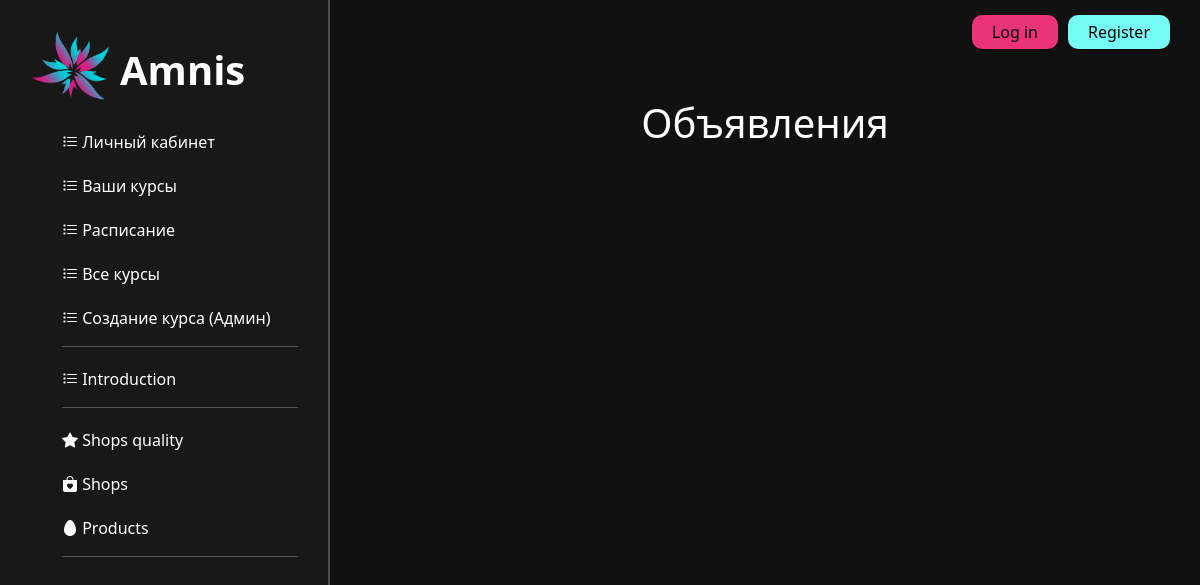
Before: /announcements with the older database file.
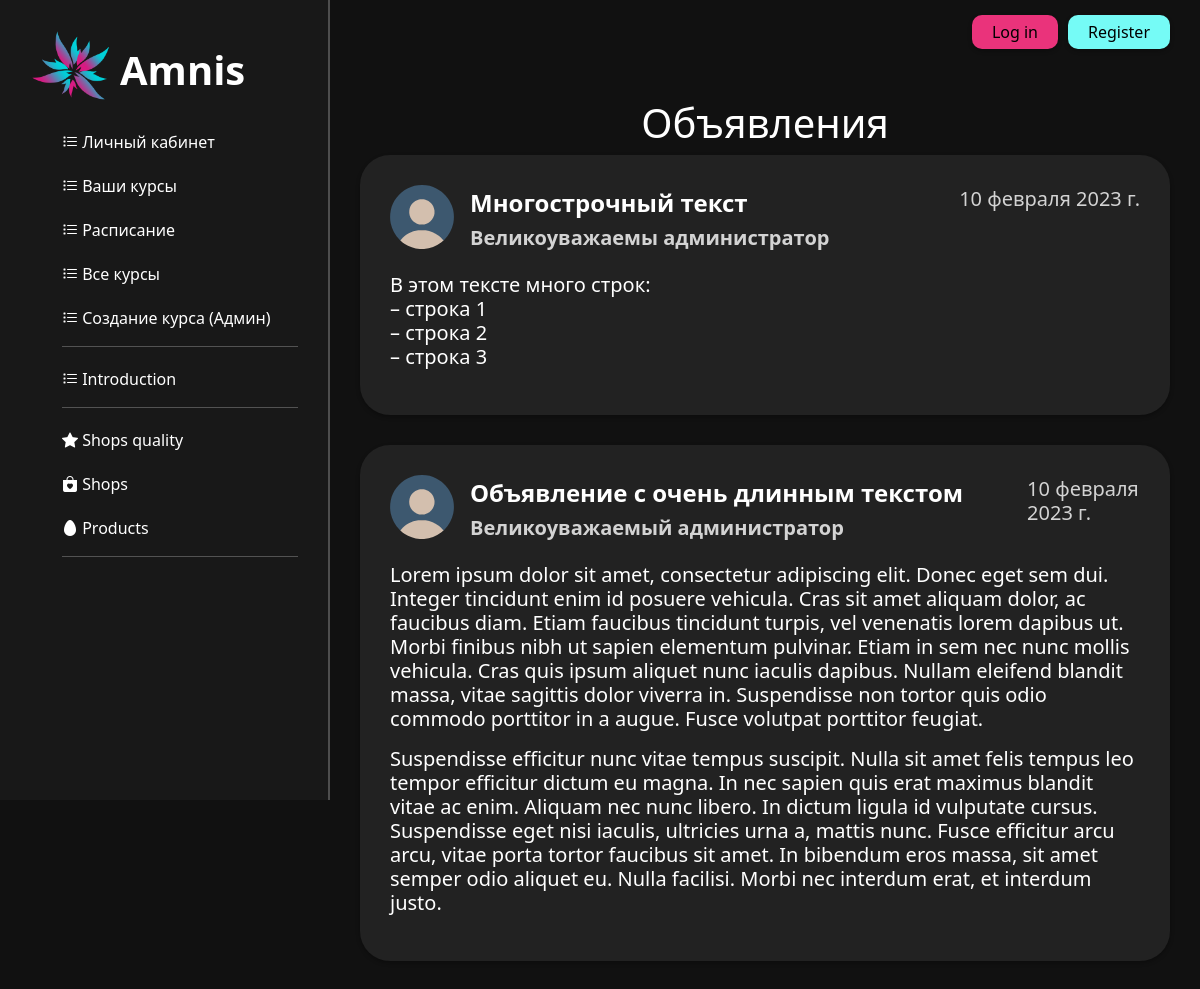
After: the same page with the newer database file.
### main/models.py (models this page shows)
class Announcement(models.Model):
    class Meta:
        verbose_name = "Объявление"
        verbose_name_plural = "Объявления"
    title = models.CharField("Title", max_length=50)
    date = models.DateField("Date")
    author = models.CharField("Author", max_length=50)
    text = models.TextField("Text")

### main/views.py (the view)
# urls.py: path('announcements', views.announcements, name="announcements"),
def announcements(request):
    role = get_role(request.user)
    data = reversed(Announcement.objects.all())
    return render(request, "main/announcements.html", {'role': role, "announcements": data})

### main/views.py (called while the page is built, shortened)
def get_role(user):
    template = ""
    return template

### main/templates/main/announcements.html (shortened to what this page needs)
{% load static %}
{% load l10n %}
<!doctype html>
<html lang="en">
<head>
    <link rel="stylesheet" href="https://cdn.jsdelivr.net/npm/bootstrap@5.2.3/dist/css/bootstrap.min.css">
    <link rel="stylesheet" href="https://cdn.jsdelivr.net/npm/bootstrap-icons@1.10.2/font/bootstrap-icons.css">
    <link rel="stylesheet" href="{% static 'main/css/common.css'%}">
    <link rel="stylesheet" href="{% static 'main/css/announcements.css'%}">
</head>
<body>
    {% include 'main/navigation.html' %}
    <div class="registration_panel">
        {% include 'main/registration_panel.html' %}
    </div>
    <div class="announcements_container main_section__announcements_container">
        <h1 class="announcements_text_title">Объявления</h1>
        {% for announcement in announcements %}
            <div class="announcements announcements_container__announcements">
                <div class="announcements_header">
                    <div class="announcements_avatar">
                        <img src="static/main/img/dummy_avatar.svg">
                    </div>
                    <div class="announcements_preview">
                        <div>
                            <div class="announcements_text_header">
                                <h5>{{announcement.title}}</h5>
                            </div>
                            <div class="announcements_author">
                                <h5>{{announcement.author}}</h5>
                            </div>
                        </div>
                        <div class="announcements_date">
                            <h5>{{announcement.date|localize}}</h5>
                        </div>
                    </div>
                </div>
                <div class="announcements_text">
                    <h5>{{announcement.text|linebreaks}}</h5>
                </div>
            </div>
        {% endfor %}
    </div>
</body>
</html>

### main/templates/main/navigation.html (shortened to what this page needs)
{% load static %}
<aside class="navigation_sidebar">
        <link rel="stylesheet" href="{% static 'main/css/navigation.css'%}">
        <img src="{% static 'main/img/logo.png' %}" alt="logo">
        <span class="logo">Amnis</span>
        <ul class="navigation_list navigation_sidebar__navigation_list">
            <a class="navigation_list_ref" href="{% url 'introduce' %}">
                <li class="navigation_list_element"><i class="bi bi-list-task"></i>  Личный кабинет</li>
            </a>
            <a class="navigation_list_ref" href="{% url 'introduce' %}">
                <li class="navigation_list_element"><i class="bi bi-list-task"></i>  Ваши курсы</li>
            </a>
            <a class="navigation_list_ref" href="{% url 'introduce' %}">
                <li class="navigation_list_element"><i class="bi bi-list-task"></i>  Расписание</li>
            </a>
            <a class="navigation_list_ref" href="{% url 'introduce' %}">
                <li class="navigation_list_element"><i class="bi bi-list-task"></i>  Все курсы</li>
            </a>
            <a class="navigation_list_ref" href="{% url 'introduce' %}">
                <li class="navigation_list_element"><i class="bi bi-list-task"></i>  Создание курса (Админ)</li>
            </a>
            <hr>
            <a class="navigation_list_ref" href="{% url 'introduce' %}">
                <li class="navigation_list_element"><i class="bi bi-list-task"></i>  Introduction</li>
            </a>
            <hr>
            <a class="navigation_list_ref" href="{% url 'table_show' 0 %}">
                <li class="navigation_list_element"><i class="bi bi-star-fill"></i>  Shops quality</li>
            </a>
            <a class="navigation_list_ref" href="{% url 'table_show' 1 %}">
                <li class="navigation_list_element"><i class="bi bi-bag-heart-fill"></i></i>  Shops</li>
            </a>
            <a class="navigation_list_ref" href="{% url 'table_show' 4 %}">
                <li class="navigation_list_element"><i class="bi bi-egg-fill"></i>  Products</li>
            </a>
            <hr>
        </ul>
</aside>

### main/templates/main/registration_panel.html
{% load static %}
<link rel="stylesheet" href="{% static 'main/css/registration_panel.css'%}">
<div class="registration_panel">
    {% if user.is_authenticated %}
    <div class="log_in_and_register">
        <div class="username_container">
            <p class="username_title username_container__username_title">Username</p>
            <a class="button1 button1_padding username_container__button1_modifier">{{user}}</a>
        </div>
        <div class="role_container">
            <p class="role_title role_container__role_title">Role</p>
            <a class="button1 button1_padding role_container__button1_modifier">{{role}}</a>
        </div>
        <div class="user_info_vert_line_container">
            <div class="user_info_vert_line"></div>
        </div>
        <div class="logout_button_container">
            <a href="{% url 'logout' %}" class="button1 button1_padding cyan-button">Log out</a>
        </div>
    </div>
    {% else %}
    <div class="log_in_and_register">
        <a href="{% url 'login_view' %}"
           class="button1 button1_padding magenta-button log_in_and_register__button1">Log in</a>
        <a href="{% url 'registration' %}"
           class="button1 button1_padding cyan-button log_in_and_register__button1">Register</a>
    </div>
    {% endif %}
</div>

### main/static/main/css/common.css (style rules this page uses)
:root { --white-color: #ffffff; --white-color-hover: #dddddd; --white-color-active: #aaaaaa; --add-green-color: #26e144; --add-green-color-hover: #23cc3f; --add-green-color-active: #1eb337; --cyan-color: #75fbf6; --cyan-color-hover: #02e3dc; --cyan-color-active: #00bfb9; --magenta-color: #ea337b; --magenta-color-hover: #cc2d6d; --magenta-color-active: #b3275f; --dark-white9-color: #999999; --darkgrey2-color: #222222; --darkgrey-color: #333333; --darkgrey-color-hover: #2b2b2b; --semi-darkgrey-color: #414141; --dark-cyan-color: #173f4c; }
.cyan-button { background-color: var(--cyan-color); }
.magenta-button { background-color: var(--magenta-color); }
.button1 { padding: 5px 80px 5px 80px; border-radius: 10px; cursor: pointer; color: black; text-decoration: none; border-style: none; box-shadow: 0px 2px 4px rgba(0, 0, 0, 0.3); }

### main/static/main/css/announcements.css (style rules this page uses)
html { padding: 0; margin: 0; width: 100%; height: 100%; }
body { padding: 0; margin: 0; width: 100%; height: 100%; background-color:#111111; }
.announcements_container { display: flex; justify-content: center; align-items: center; flex-direction: column; }
.main_section__announcements_container { margin-top: 50px; display: grid; grid-template-columns: auto; }
.announcements_container__announcements { margin: 0 30px 0 30px; }
.announcements { background-color: var(--darkgrey2-color); border-radius: 30px; padding: 30px; box-shadow: 0px 2px 4px rgba(0, 0, 0, 0.3); display: flex; flex-direction: column; margin-bottom: 30px; }
.announcements_text_title { width: 100%; text-align: center; color: white; }
.announcements_text { color: white; }
.announcements_header { width: 100%; height: 64px; display: flex; margin-bottom: 24px; }
.announcements_avatar { margin-right: 16px; }
.announcements_avatar img { width: 64px; height: 64px; }
.announcements_text_header h5 { color: white; font-size: 24px; font-weight: bold; margin-right: 64px; overflow: hidden; text-overflow: ellipsis; }
.announcements_preview { display: grid; width: 100%; grid-template-areas: "A C" "B C"; }
.announcements_author h5 { color: lightgrey; font-size: 20px; font-weight: bold; margin-right: 64px; overflow: hidden; text-overflow: ellipsis; }
.announcements_text_header { grid-area: A; overflow: hidden; text-overflow: ellipsis; white-space: nowrap; margin-top: 4px; }
.announcements_author { grid-area: B; overflow: hidden; text-overflow: ellipsis; white-space: nowrap; }
.announcements_date { color: lightgrey; font-size: 20px; justify-self: end; grid-area: C; margin-top: 2px; }

### main/static/main/css/navigation.css (style rules this page uses)
.navigation_sidebar { float: left; background: #181818; width: 330px; padding: 2.5%; height: 100vh; color: #fff; border-right: 2px solid #4d4d4d; }
.navigation_sidebar__navigation_list { margin-top: 40px; }
.navigation_sidebar img { width: 80px; float: left; }
.logo { font-size: 40px; margin-left: 10px; font-weight: bold; position: relative; top: 10px; }
.navigation_list { list-style: none }
.navigation_list_element, .navigation_sidebar .navigation_list a { text-decoration: none; }
.navigation_sidebar .navigation_list li { color: #fff; display: block; margin-top: 20px; transition: transform .05s ease; }

### main/static/main/css/registration_panel.css (style rules this page uses)
.button1_padding { padding: 5px 20px 5px 20px }
.log_in_and_register__button1 { margin-right: 10px; margin-top: 15px; }
.registration_panel { display: flex; justify-content: right; align-items: top; }
.log_in_and_register { margin-right: 20px; display:flex; align-items: top; }

Changed rows visible on the page:
added Announcement: title "Многострочный текст", author "Великоуважаемы администратор", date "10 февраля 2023 г.", text "В этом тексте много строк: – строка 1 – строка 2 – строка 3"
added Announcement: title "Объявление с очень длинным текстом", author "Великоуважаемый администратор", date "10 февраля 2023 г.", text "Lorem ipsum dolor sit amet, consectetur adipiscing elit. Donec eget sem dui. Integer tincidunt enim id posuere vehicula. Cras sit amet aliquam dolor, ac faucibus diam. Etiam faucibus tincidunt turpis, vel venenatis lorem dapibus ut. Morbi finibus nibh ut sapien elementum pulvinar. Etiam in sem nec nunc mollis vehicula. Cras quis ipsum aliquet nunc iaculis dapibus. Nullam eleifend blandit massa, vitae sagittis dolor viverra in. Suspendisse non tortor quis odio commodo porttitor in a augue. Fusce volutpat porttitor feugiat. Suspendisse efficitur nunc vitae tempus suscipit. Nulla sit amet felis tempus leo tempor efficitur dictum eu magna. In nec sapien quis erat maximus blandit vitae ac enim.…"
